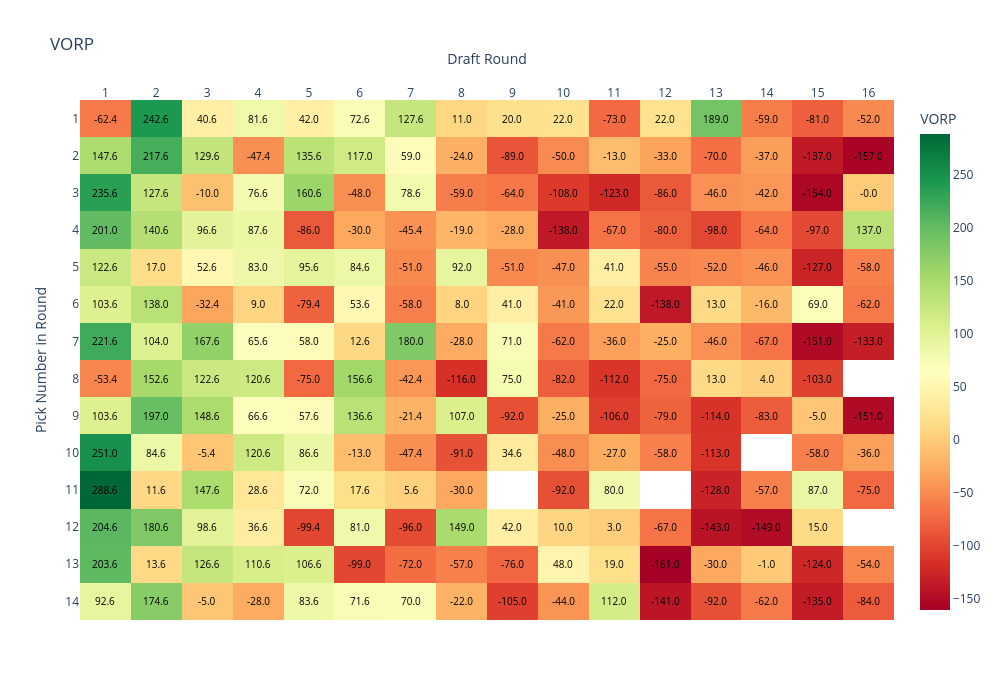

Notebook code for this chart:
### Markdown cell above
### Creating the Heatmap

Goal: Visualize the impact of each draft pick using a heatmap colored by Value Over Replacement Player (VORP).

Why? This allows us to see where teams got the most value in the draft. VORP captures the difference between a player and the best replacement available on waivers.

Design Choice: We used draft round and pick position to map cells and VORP as color — highlighting the spatial dynamics of drafting success.

📌 This answers: “Who consistently found value across the board vs. who missed?”

### Code cell
pivot_score = heatmap_df.pivot(index='roundPickNumber', columns='roundId', values='vorp')
pivot_player = heatmap_df.pivot(index='roundPickNumber', columns='roundId', values='player_name')
pivot_position = heatmap_df.pivot(index='roundPickNumber', columns='roundId', values='position')
pivot_points = heatmap_df.pivot(index='roundPickNumber', columns='roundId', values='points')
pivot_teams = heatmap_df.pivot(index='roundPickNumber', columns='roundId', values='team_name')


# Build hover text
hover_text = (
    '<b>' + pivot_player.fillna('') + '</b><br>' +
    'Pos: ' + pivot_position.fillna('') + '<br>' +
    'VORP: ' + pivot_score.round(2).astype(str) + '<br>' +
    'Points: ' + pivot_points.fillna(0).astype(int).astype(str) + '<br>' + 
    'Team: ' + pivot_teams.fillna('NA').astype(str)
)

# Create Heatmap
fig = go.Figure(data=go.Heatmap(
    z=pivot_score.values,
    x=pivot_score.columns,
    y=pivot_score.index,
    text=hover_text.values,
    hoverinfo="text",
    colorscale='RdYlGn',
    zmin=pivot_score.min().min(),
    zmax=pivot_score.max().max(),
    showscale=True,
    colorbar=dict(title="VORP"),
))

# Add text in center of each box (VORP)
for i in range(len(pivot_score.index)):
    for j in range(len(pivot_score.columns)):
        value = pivot_score.iloc[i, j]
        if pd.notnull(value):
            fig.add_annotation(
                text=f"{value:.1f}",
                x=pivot_score.columns[j],
                y=pivot_score.index[i],
                showarrow=False,
                font=dict(color="black", size=10),
                xanchor="center",
                yanchor="middle"
            )

# Layout adjustments
fig.update_layout(
    title="VORP",
    xaxis=dict(title="Draft Round", side='top', tickmode='linear', dtick=1),
    yaxis=dict(title="Pick Number in Round", autorange='reversed', tickmode='linear', dtick=1),
    width=1000,
    height=700,
    plot_bgcolor='white'
)

fig.write_html("../docs/charts/draft_value_chart.html")
fig.show()

### Figure 1 — Plotly figure (JSON) as saved in the notebook; plotly's stock layout.template omitted (floating-point values rounded to 4 significant figures; data arrays with more than 128 entries replaced by an {"elided": "..."} marker saying what was removed)
{"data": [{"colorbar": {"title": {"text": "VORP"}}, "colorscale": [[0, "rgb(165,0,38)"], [0.1, "rgb(215,48,39)"], [0.2, "rgb(244,109,67)"], [0.3, "rgb(253,174,97)"], [0.4, "rgb(254,224,139)"], [0.5, "rgb(255,255,191)"], [0.6, "rgb(217,239,139)"], [0.7, "rgb(166,217,106)"], [0.8, "rgb(102,189,99)"], [0.9, "rgb(26,152,80)"], [1, "rgb(0,104,55)"]], "hoverinfo": "text", "showscale": true, "text": {"elided": "14x16 str values"}, "type": "heatmap", "x": [1, 2, 3, 4, 5, 6, 7, 8, 9, 10, 11, 12, 13, 14, 15, 16], "y": [1, 2, 3, 4, 5, 6, 7, 8, 9, 10, 11, 12, 13, 14], "z": {"elided": "14x16 float values"}, "zmax": 288.6, "zmin": -161.0}], "layout": {"annotations": [{"font": {"color": "black", "size": 10}, "showarrow": false, "text": "-62.4", "x": 1, "xanchor": "center", "y": 1, "yanchor": "middle"}, {"font": {"color": "black", "size": 10}, "showarrow": false, "text": "242.6", "x": 2, "xanchor": "center", "y": 1, "yanchor": "middle"}, {"font": {"color": "black", "size": 10}, "showarrow": false, "text": "40.6", "x": 3, "xanchor": "center", "y": 1, "yanchor": "middle"}, {"font": {"color": "black", "size": 10}, "showarrow": false, "text": "81.6", "x": 4, "xanchor": "center", "y": 1, "yanchor": "middle"}, {"font": {"color": "black", "size": 10}, "showarrow": false, "text": "42.0", "x": 5, "xanchor": "center", "y": 1, "yanchor": "middle"}, {"font": {"color": "black", "size": 10}, "showarrow": false, "text": "72.6", "x": 6, "xanchor": "center", "y": 1, "yanchor": "middle"}, {"font": {"color": "black", "size": 10}, "showarrow": false, "text": "127.6", "x": 7, "xanchor": "center", "y": 1, "yanchor": "middle"}, {"font": {"color": "black", "size": 10}, "showarrow": false, "text": "11.0", "x": 8, "xanchor": "center", "y": 1, "yanchor": "middle"}, {"font": {"color": "black", "size": 10}, "showarrow": false, "text": "20.0", "x": 9, "xanchor": "center", "y": 1, "yanchor": "middle"}, {"font": {"color": "black", "size": 10}, "showarrow": false, "text": "22.0", "x": 10, "xanchor": "center", "y": 1, "yanchor": "middle"}, {"font": {"color": "black", "size": 10}, "showarrow": false, "text": "-73.0", "x": 11, "xanchor": "center", "y": 1, "yanchor": "middle"}, {"font": {"color": "black", "size": 10}, "showarrow": false, "text": "22.0", "x": 12, "xanchor": "center", "y": 1, "yanchor": "middle"}, {"font": {"color": "black", "size": 10}, "showarrow": false, "text": "189.0", "x": 13, "xanchor": "center", "y": 1, "yanchor": "middle"}, {"font": {"color": "black", "size": 10}, "showarrow": false, "text": "-59.0", "x": 14, "xanchor": "center", "y": 1, "yanchor": "middle"}, {"font": {"color": "black", "size": 10}, "showarrow": false, "text": "-81.0", "x": 15, "xanchor": "center", "y": 1, "yanchor": "middle"}, {"font": {"color": "black", "size": 10}, "showarrow": false, "text": "-52.0", "x": 16, "xanchor": "center", "y": 1, "yanchor": "middle"}, {"font": {"color": "black", "size": 10}, "showarrow": false, "text": "147.6", "x": 1, "xanchor": "center", "y": 2, "yanchor": "middle"}, {"font": {"color": "black", "size": 10}, "showarrow": false, "text": "217.6", "x": 2, "xanchor": "center", "y": 2, "yanchor": "middle"}, {"font": {"color": "black", "size": 10}, "showarrow": false, "text": "129.6", "x": 3, "xanchor": "center", "y": 2, "yanchor": "middle"}, {"font": {"color": "black", "size": 10}, "showarrow": false, "text": "-47.4", "x": 4, "xanchor": "center", "y": 2, "yanchor": "middle"}, {"font": {"color": "black", "size": 10}, "showarrow": false, "text": "135.6", "x": 5, "xanchor": "center", "y": 2, "yanchor": "middle"}, {"font": {"color": "black", "size": 10}, "showarrow": false, "text": "117.0", "x": 6, "xanchor": "center", "y": 2, "yanchor": "middle"}, {"font": {"color": "black", "size": 10}, "showarrow": false, "text": "59.0", "x": 7, "xanchor": "center", "y": 2, "yanchor": "middle"}, {"font": {"color": "black", "size": 10}, "showarrow": false, "text": "-24.0", "x": 8, "xanchor": "center", "y": 2, "yanchor": "middle"}, {"font": {"color": "black", "size": 10}, "showarrow": false, "text": "-89.0", "x": 9, "xanchor": "center", "y": 2, "yanchor": "middle"}, {"font": {"color": "black", "size": 10}, "showarrow": false, "text": "-50.0", "x": 10, "xanchor": "center", "y": 2, "yanchor": "middle"}, {"font": {"color": "black", "size": 10}, "showarrow": false, "text": "-13.0", "x": 11, "xanchor": "center", "y": 2, "yanchor": "middle"}, {"font": {"color": "black", "size": 10}, "showarrow": false, "text": "-33.0", "x": 12, "xanchor": "center", "y": 2, "yanchor": "middle"}, {"font": {"color": "black", "size": 10}, "showarrow": false, "text": "-70.0", "x": 13, "xanchor": "center", "y": 2, "yanchor": "middle"}, {"font": {"color": "black", "size": 10}, "showarrow": false, "text": "-37.0", "x": 14, "xanchor": "center", "y": 2, "yanchor": "middle"}, {"font": {"color": "black", "size": 10}, "showarrow": false, "text": "-137.0", "x": 15, "xanchor": "center", "y": 2, "yanchor": "middle"}, {"font": {"color": "black", "size": 10}, "showarrow": false, "text": "-157.0", "x": 16, "xanchor": "center", "y": 2, "yanchor": "middle"}, {"font": {"color": "black", "size": 10}, "showarrow": false, "text": "235.6", "x": 1, "xanchor": "center", "y": 3, "yanchor": "middle"}, {"font": {"color": "black", "size": 10}, "showarrow": false, "text": "127.6", "x": 2, "xanchor": "center", "y": 3, "yanchor": "middle"}, {"font": {"color": "black", "size": 10}, "showarrow": false, "text": "-10.0", "x": 3, "xanchor": "center", "y": 3, "yanchor": "middle"}, {"font": {"color": "black", "size": 10}, "showarrow": false, "text": "76.6", "x": 4, "xanchor": "center", "y": 3, "yanchor": "middle"}, {"font": {"color": "black", "size": 10}, "showarrow": false, "text": "160.6", "x": 5, "xanchor": "center", "y": 3, "yanchor": "middle"}, {"font": {"color": "black", "size": 10}, "showarrow": false, "text": "-48.0", "x": 6, "xanchor": "center", "y": 3, "yanchor": "middle"}, {"font": {"color": "black", "size": 10}, "showarrow": false, "text": "78.6", "x": 7, "xanchor": "center", "y": 3, "yanchor": "middle"}, {"font": {"color": "black", "size": 10}, "showarrow": false, "text": "-59.0", "x": 8, "xanchor": "center", "y": 3, "yanchor": "middle"}, {"font": {"color": "black", "size": 10}, "showarrow": false, "text": "-64.0", "x": 9, "xanchor": "center", "y": 3, "yanchor": "middle"}, {"font": {"color": "black", "size": 10}, "showarrow": false, "text": "-108.0", "x": 10, "xanchor": "center", "y": 3, "yanchor": "middle"}, {"font": {"color": "black", "size": 10}, "showarrow": false, "text": "-123.0", "x": 11, "xanchor": "center", "y": 3, "yanchor": "middle"}, {"font": {"color": "black", "size": 10}, "showarrow": false, "text": "-86.0", "x": 12, "xanchor": "center", "y": 3, "yanchor": "middle"}, {"font": {"color": "black", "size": 10}, "showarrow": false, "text": "-46.0", "x": 13, "xanchor": "center", "y": 3, "yanchor": "middle"}, {"font": {"color": "black", "size": 10}, "showarrow": false, "text": "-42.0", "x": 14, "xanchor": "center", "y": 3, "yanchor": "middle"}, {"font": {"color": "black", "size": 10}, "showarrow": false, "text": "-154.0", "x": 15, "xanchor": "center", "y": 3, "yanchor": "middle"}, {"font": {"color": "black", "size": 10}, "showarrow": false, "text": "-0.0", "x": 16, "xanchor": "center", "y": 3, "yanchor": "middle"}, {"font": {"color": "black", "size": 10}, "showarrow": false, "text": "201.0", "x": 1, "xanchor": "center", "y": 4, "yanchor": "middle"}, {"font": {"color": "black", "size": 10}, "showarrow": false, "text": "140.6", "x": 2, "xanchor": "center", "y": 4, "yanchor": "middle"}, {"font": {"color": "black", "size": 10}, "showarrow": false, "text": "96.6", "x": 3, "xanchor": "center", "y": 4, "yanchor": "middle"}, {"font": {"color": "black", "size": 10}, "showarrow": false, "text": "87.6", "x": 4, "xanchor": "center", "y": 4, "yanchor": "middle"}, {"font": {"color": "black", "size": 10}, "showarrow": false, "text": "-86.0", "x": 5, "xanchor": "center", "y": 4, "yanchor": "middle"}, {"font": {"color": "black", "size": 10}, "showarrow": false, "text": "-30.0", "x": 6, "xanchor": "center", "y": 4, "yanchor": "middle"}, {"font": {"color": "black", "size": 10}, "showarrow": false, "text": "-45.4", "x": 7, "xanchor": "center", "y": 4, "yanchor": "middle"}, {"font": {"color": "black", "size": 10}, "showarrow": false, "text": "-19.0", "x": 8, "xanchor": "center", "y": 4, "yanchor": "middle"}, {"font": {"color": "black", "size": 10}, "showarrow": false, "text": "-28.0", "x": 9, "xanchor": "center", "y": 4, "yanchor": "middle"}, {"font": {"color": "black", "size": 10}, "showarrow": false, "text": "-138.0", "x": 10, "xanchor": "center", "y": 4, "yanchor": "middle"}, {"font": {"color": "black", "size": 10}, "showarrow": false, "text": "-67.0", "x": 11, "xanchor": "center", "y": 4, "yanchor": "middle"}, {"font": {"color": "black", "size": 10}, "showarrow": false, "text": "-80.0", "x": 12, "xanchor": "center", "y": 4, "yanchor": "middle"}, {"font": {"color": "black", "size": 10}, "showarrow": false, "text": "-98.0", "x": 13, "xanchor": "center", "y": 4, "yanchor": "middle"}, {"font": {"color": "black", "size": 10}, "showarrow": false, "text": "-64.0", "x": 14, "xanchor": "center", "y": 4, "yanchor": "middle"}, {"font": {"color": "black", "size": 10}, "showarrow": false, "text": "-97.0", "x": 15, "xanchor": "center", "y": 4, "yanchor": "middle"}, {"font": {"color": "black", "size": 10}, "showarrow": false, "text": "137.0", "x": 16, "xanchor": "center", "y": 4, "yanchor": "middle"}, {"font": {"color": "black", "size": 10}, "showarrow": false, "text": "122.6", "x": 1, "xanchor": "center", "y": 5, "yanchor": "middle"}, {"font": {"color": "black", "size": 10}, "showarrow": false, "text": "17.0", "x": 2, "xanchor": "center", "y": 5, "yanchor": "middle"}, {"font": {"color": "black", "size": 10}, "showarrow": false, "text": "52.6", "x": 3, "xanchor": "center", "y": 5, "yanchor": "middle"}, {"font": {"color": "black", "size": 10}, "showarrow": false, "text": "83.0", "x": 4, "xanchor": "center", "y": 5, "yanchor": "middle"}, {"font": {"color": "black", "size": 10}, "showarrow": false, "text": "95.6", "x": 5, "xanchor": "center", "y": 5, "yanchor": "middle"}, {"font": {"color": "black", "size": 10}, "showarrow": false, "text": "84.6", "x": 6, "xanchor": "center", "y": 5, "yanchor": "middle"}, {"font": {"color": "black", "size": 10}, "showarrow": false, "text": "-51.0", "x": 7, "xanchor": "center", "y": 5, "yanchor": "middle"}, {"font": {"color": "black", "size": 10}, "showarrow": false, "text": "92.0", "x": 8, "xanchor": "center", "y": 5, "yanchor": "middle"}, {"font": {"color": "black", "size": 10}, "showarrow": false, "text": "-51.0", "x": 9, "xanchor": "center", "y": 5, "yanchor": "middle"}, {"font": {"color": "black", "size": 10}, "showarrow": false, "text": "-47.0", "x": 10, "xanchor": "center", "y": 5, "yanchor": "middle"}, {"font": {"color": "black", "size": 10}, "showarrow": false, "text": "41.0", "x": 11, "xanchor": "center", "y": 5, "yanchor": "middle"}, {"font": {"color": "black", "size": 10}, "showarrow": false, "text": "-55.0", "x": 12, "xanchor": "center", "y": 5, "yanchor": "middle"}, {"font": {"color": "black", "size": 10}, "showarrow": false, "text": "-52.0", "x": 13, "xanchor": "center", "y": 5, "yanchor": "middle"}, {"font": {"color": "black", "size": 10}, "showarrow": false, "text": "-46.0", "x": 14, "xanchor": "center", "y": 5, "yanchor": "middle"}, {"font": {"color": "black", "size": 10}, "showarrow": false, "text": "-127.0", "x": 15, "xanchor": "center", "y": 5, "yanchor": "middle"}, {"font": {"color": "black", "size": 10}, "showarrow": false, "text": "-58.0", "x": 16, "xanchor": "center", "y": 5, "yanchor": "middle"}, {"font": {"color": "black", "size": 10}, "showarrow": false, "text": "103.6", "x": 1, "xanchor": "center", "y": 6, "yanchor": "middle"}, {"font": {"color": "black", "size": 10}, "showarrow": false, "text": "138.0", "x": 2, "xanchor": "center", "y": 6, "yanchor": "middle"}, {"font": {"color": "black", "size": 10}, "showarrow": false, "text": "-32.4", "x": 3, "xanchor": "center", "y": 6, "yanchor": "middle"}, {"font": {"color": "black", "size": 10}, "showarrow": false, "text": "9.0", "x": 4, "xanchor": "center", "y": 6, "yanchor": "middle"}, {"font": {"color": "black", "size": 10}, "showarrow": false, "text": "-79.4", "x": 5, "xanchor": "center", "y": 6, "yanchor": "middle"}, {"font": {"color": "black", "size": 10}, "showarrow": false, "text": "53.6", "x": 6, "xanchor": "center", "y": 6, "yanchor": "middle"}, {"font": {"color": "black", "size": 10}, "showarrow": false, "text": "-58.0", "x": 7, "xanchor": "center", "y": 6, "yanchor": "middle"}, {"font": {"color": "black", "size": 10}, "showarrow": false, "text": "8.0", "x": 8, "xanchor": "center", "y": 6, "yanchor": "middle"}, {"font": {"color": "black", "size": 10}, "showarrow": false, "text": "41.0", "x": 9, "xanchor": "center", "y": 6, "yanchor": "middle"}, {"font": {"color": "black", "size": 10}, "showarrow": false, "text": "-41.0", "x": 10, "xanchor": "center", "y": 6, "yanchor": "middle"}, {"font": {"color": "black", "size": 10}, "showarrow": false, "text": "22.0", "x": 11, "xanchor": "center", "y": 6, "yanchor": "middle"}, {"font": {"color": "black", "size": 10}, "showarrow": false, "text": "-138.0", "x": 12, "xanchor": "center", "y": 6, "yanchor": "middle"}, {"font": {"color": "black", "size": 10}, "showarrow": false, "text": "13.0", "x": 13, "xanchor": "center", "y": 6, "yanchor": "middle"}, {"font": {"color": "black", "size": 10}, "showarrow": false, "text": "-16.0", "x": 14, "xanchor": "center", "y": 6, "yanchor": "middle"}, {"font": {"color": "black", "size": 10}, "showarrow": false, "text": "69.0", "x": 15, "xanchor": "center", "y": 6, "yanchor": "middle"}, {"font": {"color": "black", "size": 10}, "showarrow": false, "text": "-62.0", "x": 16, "xanchor": "center", "y": 6, "yanchor": "middle"}, {"font": {"color": "black", "size": 10}, "showarrow": false, "text": "221.6", "x": 1, "xanchor": "center", "y": 7, "yanchor": "middle"}, {"font": {"color": "black", "size": 10}, "showarrow": false, "text": "104.0", "x": 2, "xanchor": "center", "y": 7, "yanchor": "middle"}, {"font": {"color": "black", "size": 10}, "showarrow": false, "text": "167.6", "x": 3, "xanchor": "center", "y": 7, "yanchor": "middle"}, {"font": {"color": "black", "size": 10}, "showarrow": false, "text": "65.6", "x": 4, "xanchor": "center", "y": 7, "yanchor": "middle"}, {"font": {"color": "black", "size": 10}, "showarrow": false, "text": "58.0", "x": 5, "xanchor": "center", "y": 7, "yanchor": "middle"}, {"font": {"color": "black", "size": 10}, "showarrow": false, "text": "12.6", "x": 6, "xanchor": "center", "y": 7, "yanchor": "middle"}, {"font": {"color": "black", "size": 10}, "showarrow": false, "text": "180.0", "x": 7, "xanchor": "center", "y": 7, "yanchor": "middle"}, {"font": {"color": "black", "size": 10}, "showarrow": false, "text": "-28.0", "x": 8, "xanchor": "center", "y": 7, "yanchor": "middle"}, {"font": {"color": "black", "size": 10}, "showarrow": false, "text": "71.0", "x": 9, "xanchor": "center", "y": 7, "yanchor": "middle"}, {"font": {"color": "black", "size": 10}, "showarrow": false, "text": "-62.0", "x": 10, "xanchor": "center", "y": 7, "yanchor": "middle"}, {"font": {"color": "black", "size": 10}, "showarrow": false, "text": "-36.0", "x": 11, "xanchor": "center", "y": 7, "yanchor": "middle"}, {"font": {"color": "black", "size": 10}, "showarrow": false, "text": "-25.0", "x": 12, "xanchor": "center", "y": 7, "yanchor": "middle"}, {"font": {"color": "black", "size": 10}, "showarrow": false, "text": "-46.0", "x": 13, "xanchor": "center", "y": 7, "yanchor": "middle"}, {"font": {"color": "black", "size": 10}, "showarrow": false, "text": "-67.0", "x": 14, "xanchor": "center", "y": 7, "yanchor": "middle"}, {"font": {"color": "black", "size": 10}, "showarrow": false, "text": "-151.0", "x": 15, "xanchor": "center", "y": 7, "yanchor": "middle"}, {"font": {"color": "black", "size": 10}, "showarrow": false, "text": "-133.0", "x": 16, "xanchor": "center", "y": 7, "yanchor": "middle"}, {"font": {"color": "black", "size": 10}, "showarrow": false, "text": "-53.4", "x": 1, "xanchor": "center", "y": 8, "yanchor": "middle"}, {"font": {"color": "black", "size": 10}, "showarrow": false, "text": "152.6", "x": 2, "xanchor": "center", "y": 8, "yanchor": "middle"}, {"font": {"color": "black", "size": 10}, "showarrow": false, "text": "122.6", "x": 3, "xanchor": "center", "y": 8, "yanchor": "middle"}, {"font": {"color": "black", "size": 10}, "showarrow": false, "text": "120.6", "x": 4, "xanchor": "center", "y": 8, "yanchor": "middle"}, {"font": {"color": "black", "size": 10}, "showarrow": false, "text": "-75.0", "x": 5, "xanchor": "center", "y": 8, "yanchor": "middle"}, {"font": {"color": "black", "size": 10}, "showarrow": false, "text": "156.6", "x": 6, "xanchor": "center", "y": 8, "yanchor": "middle"}, {"font": {"color": "black", "size": 10}, "showarrow": false, "text": "-42.4", "x": 7, "xanchor": "center", "y": 8, "yanchor": "middle"}, {"font": {"color": "black", "size": 10}, "showarrow": false, "text": "-116.0", "x": 8, "xanchor": "center", "y": 8, "yanchor": "middle"}, {"font": {"color": "black", "size": 10}, "showarrow": false, "text": "75.0", "x": 9, "xanchor": "center", "y": 8, "yanchor": "middle"}, {"font": {"color": "black", "size": 10}, "showarrow": false, "text": "-82.0", "x": 10, "xanchor": "center", "y": 8, "yanchor": "middle"}, {"font": {"color": "black", "size": 10}, "showarrow": false, "text": "-112.0", "x": 11, "xanchor": "center", "y": 8, "yanchor": "middle"}, {"font": {"color": "black", "size": 10}, "showarrow": false, "text": "-75.0", "x": 12, "xanchor": "center", "y": 8, "yanchor": "middle"}, {"font": {"color": "black", "size": 10}, "showarrow": false, "text": "13.0", "x": 13, "xanchor": "center", "y": 8, "yanchor": "middle"}, {"font": {"color": "black", "size": 10}, "showarrow": false, "text": "4.0", "x": 14, "xanchor": "center", "y": 8, "yanchor": "middle"}, {"font": {"color": "black", "size": 10}, "showarrow": false, "text": "-103.0", "x": 15, "xanchor": "center", "y": 8, "yanchor": "middle"}, {"font": {"color": "black", "size": 10}, "showarrow": false, "text": "103.6", "x": 1, "xanchor": "center", "y": 9, "yanchor": "middle"}, {"font": {"color": "black", "size": 10}, "showarrow": false, "text": "197.0", "x": 2, "xanchor": "center", "y": 9, "yanchor": "middle"}, {"font": {"color": "black", "size": 10}, "showarrow": false, "text": "148.6", "x": 3, "xanchor": "center", "y": 9, "yanchor": "middle"}, {"font": {"color": "black", "size": 10}, "showarrow": false, "text": "66.6", "x": 4, "xanchor": "center", "y": 9, "yanchor": "middle"}, {"font": {"color": "black", "size": 10}, "showarrow": false, "text": "57.6", "x": 5, "xanchor": "center", "y": 9, "yanchor": "middle"}, {"font": {"color": "black", "size": 10}, "showarrow": false, "text": "136.6", "x": 6, "xanchor": "center", "y": 9, "yanchor": "middle"}, {"font": {"color": "black", "size": 10}, "showarrow": false, "text": "-21.4", "x": 7, "xanchor": "center", "y": 9, "yanchor": "middle"}, {"font": {"color": "black", "size": 10}, "showarrow": false, "text": "107.0", "x": 8, "xanchor": "center", "y": 9, "yanchor": "middle"}, {"font": {"color": "black", "size": 10}, "showarrow": false, "text": "-92.0", "x": 9, "xanchor": "center", "y": 9, "yanchor": "middle"}, {"font": {"color": "black", "size": 10}, "showarrow": false, "text": "-25.0", "x": 10, "xanchor": "center", "y": 9, "yanchor": "middle"}, {"font": {"color": "black", "size": 10}, "showarrow": false, "text": "-106.0", "x": 11, "xanchor": "center", "y": 9, "yanchor": "middle"}, {"font": {"color": "black", "size": 10}, "showarrow": false, "text": "-79.0", "x": 12, "xanchor": "center", "y": 9, "yanchor": "middle"}, {"font": {"color": "black", "size": 10}, "showarrow": false, "text": "-114.0", "x": 13, "xanchor": "center", "y": 9, "yanchor": "middle"}, {"font": {"color": "black", "size": 10}, "showarrow": false, "text": "-83.0", "x": 14, "xanchor": "center", "y": 9, "yanchor": "middle"}, {"font": {"color": "black", "size": 10}, "showarrow": false, "text": "-5.0", "x": 15, "xanchor": "center", "y": 9, "yanchor": "middle"}, {"font": {"color": "black", "size": 10}, "showarrow": false, "text": "-151.0", "x": 16, "xanchor": "center", "y": 9, "yanchor": "middle"}, {"font": {"color": "black", "size": 10}, "showarrow": false, "text": "251.0", "x": 1, "xanchor": "center", "y": 10, "yanchor": "middle"}, {"font": {"color": "black", "size": 10}, "showarrow": false, "text": "84.6", "x": 2, "xanchor": "center", "y": 10, "yanchor": "middle"}, {"font": {"color": "black", "size": 10}, "showarrow": false, "text": "-5.4", "x": 3, "xanchor": "center", "y": 10, "yanchor": "middle"}, {"font": {"color": "black", "size": 10}, "showarrow": false, "text": "120.6", "x": 4, "xanchor": "center", "y": 10, "yanchor": "middle"}, {"font": {"color": "black", "size": 10}, "showarrow": false, "text": "86.6", "x": 5, "xanchor": "center", "y": 10, "yanchor": "middle"}, {"font": {"color": "black", "size": 10}, "showarrow": false, "text": "-13.0", "x": 6, "xanchor": "center", "y": 10, "yanchor": "middle"}, {"font": {"color": "black", "size": 10}, "showarrow": false, "text": "-47.4", "x": 7, "xanchor": "center", "y": 10, "yanchor": "middle"}, {"font": {"color": "black", "size": 10}, "showarrow": false, "text": "-91.0", "x": 8, "xanchor": "center", "y": 10, "yanchor": "middle"}, {"font": {"color": "black", "size": 10}, "showarrow": false, "text": "34.6", "x": 9, "xanchor": "center", "y": 10, "yanchor": "middle"}, {"font": {"color": "black", "size": 10}, "showarrow": false, "text": "-48.0", "x": 10, "xanchor": "center", "y": 10, "yanchor": "middle"}, {"font": {"color": "black", "size": 10}, "showarrow": false, "text": "-27.0", "x": 11, "xanchor": "center", "y": 10, "yanchor": "middle"}, {"font": {"color": "black", "size": 10}, "showarrow": false, "text": "-58.0", "x": 12, "xanchor": "center", "y": 10, "yanchor": "middle"}, {"font": {"color": "black", "size": 10}, "showarrow": false, "text": "-113.0", "x": 13, "xanchor": "center", "y": 10, "yanchor": "middle"}, {"font": {"color": "black", "size": 10}, "showarrow": false, "text": "-58.0", "x": 15, "xanchor": "center", "y": 10, "yanchor": "middle"}, {"font": {"color": "black", "size": 10}, "showarrow": false, "text": "-36.0", "x": 16, "xanchor": "center", "y": 10, "yanchor": "middle"}, {"font": {"color": "black", "size": 10}, "showarrow": false, "text": "288.6", "x": 1, "xanchor": "center", "y": 11, "yanchor": "middle"}, {"font": {"color": "black", "size": 10}, "showarrow": false, "text": "11.6", "x": 2, "xanchor": "center", "y": 11, "yanchor": "middle"}, {"font": {"color": "black", "size": 10}, "showarrow": false, "text": "147.6", "x": 3, "xanchor": "center", "y": 11, "yanchor": "middle"}, {"font": {"color": "black", "size": 10}, "showarrow": false, "text": "28.6", "x": 4, "xanchor": "center", "y": 11, "yanchor": "middle"}, {"font": {"color": "black", "size": 10}, "showarrow": false, "text": "72.0", "x": 5, "xanchor": "center", "y": 11, "yanchor": "middle"}, {"font": {"color": "black", "size": 10}, "showarrow": false, "text": "17.6", "x": 6, "xanchor": "center", "y": 11, "yanchor": "middle"}, {"font": {"color": "black", "size": 10}, "showarrow": false, "text": "5.6", "x": 7, "xanchor": "center", "y": 11, "yanchor": "middle"}, {"font": {"color": "black", "size": 10}, "showarrow": false, "text": "-30.0", "x": 8, "xanchor": "center", "y": 11, "yanchor": "middle"}, {"font": {"color": "black", "size": 10}, "showarrow": false, "text": "-92.0", "x": 10, "xanchor": "center", "y": 11, "yanchor": "middle"}, {"font": {"color": "black", "size": 10}, "showarrow": false, "text": "80.0", "x": 11, "xanchor": "center", "y": 11, "yanchor": "middle"}, {"font": {"color": "black", "size": 10}, "showarrow": false, "text": "-128.0", "x": 13, "xanchor": "center", "y": 11, "yanchor": "middle"}, {"font": {"color": "black", "size": 10}, "showarrow": false, "text": "-57.0", "x": 14, "xanchor": "center", "y": 11, "yanchor": "middle"}, {"font": {"color": "black", "size": 10}, "showarrow": false, "text": "87.0", "x": 15, "xanchor": "center", "y": 11, "yanchor": "middle"}, {"font": {"color": "black", "size": 10}, "showarrow": false, "text": "-75.0", "x": 16, "xanchor": "center", "y": 11, "yanchor": "middle"}, {"font": {"color": "black", "size": 10}, "showarrow": false, "text": "204.6", "x": 1, "xanchor": "center", "y": 12, "yanchor": "middle"}, {"font": {"color": "black", "size": 10}, "showarrow": false, "text": "180.6", "x": 2, "xanchor": "center", "y": 12, "yanchor": "middle"}, {"font": {"color": "black", "size": 10}, "showarrow": false, "text": "98.6", "x": 3, "xanchor": "center", "y": 12, "yanchor": "middle"}, {"font": {"color": "black", "size": 10}, "showarrow": false, "text": "36.6", "x": 4, "xanchor": "center", "y": 12, "yanchor": "middle"}, {"font": {"color": "black", "size": 10}, "showarrow": false, "text": "-99.4", "x": 5, "xanchor": "center", "y": 12, "yanchor": "middle"}, {"font": {"color": "black", "size": 10}, "showarrow": false, "text": "81.0", "x": 6, "xanchor": "center", "y": 12, "yanchor": "middle"}, {"font": {"color": "black", "size": 10}, "showarrow": false, "text": "-96.0", "x": 7, "xanchor": "center", "y": 12, "yanchor": "middle"}, {"font": {"color": "black", "size": 10}, "showarrow": false, "text": "149.0", "x": 8, "xanchor": "center", "y": 12, "yanchor": "middle"}, {"font": {"color": "black", "size": 10}, "showarrow": false, "text": "42.0", "x": 9, "xanchor": "center", "y": 12, "yanchor": "middle"}, {"font": {"color": "black", "size": 10}, "showarrow": false, "text": "10.0", "x": 10, "xanchor": "center", "y": 12, "yanchor": "middle"}, {"font": {"color": "black", "size": 10}, "showarrow": false, "text": "3.0", "x": 11, "xanchor": "center", "y": 12, "yanchor": "middle"}, {"font": {"color": "black", "size": 10}, "showarrow": false, "text": "-67.0", "x": 12, "xanchor": "center", "y": 12, "yanchor": "middle"}, {"font": {"color": "black", "size": 10}, "showarrow": false, "text": "-143.0", "x": 13, "xanchor": "center", "y": 12, "yanchor": "middle"}, {"font": {"color": "black", "size": 10}, "showarrow": false, "text": "-149.0", "x": 14, "xanchor": "center", "y": 12, "yanchor": "middle"}, {"font": {"color": "black", "size": 10}, "showarrow": false, "text": "15.0", "x": 15, "xanchor": "center", "y": 12, "yanchor": "middle"}, {"font": {"color": "black", "size": 10}, "showarrow": false, "text": "203.6", "x": 1, "xanchor": "center", "y": 13, "yanchor": "middle"}, {"font": {"color": "black", "size": 10}, "showarrow": false, "text": "13.6", "x": 2, "xanchor": "center", "y": 13, "yanchor": "middle"}, {"font": {"color": "black", "size": 10}, "showarrow": false, "text": "126.6", "x": 3, "xanchor": "center", "y": 13, "yanchor": "middle"}, {"font": {"color": "black", "size": 10}, "showarrow": false, "text": "110.6", "x": 4, "xanchor": "center", "y": 13, "yanchor": "middle"}, {"font": {"color": "black", "size": 10}, "showarrow": false, "text": "106.6", "x": 5, "xanchor": "center", "y": 13, "yanchor": "middle"}, {"font": {"color": "black", "size": 10}, "showarrow": false, "text": "-99.0", "x": 6, "xanchor": "center", "y": 13, "yanchor": "middle"}, {"font": {"color": "black", "size": 10}, "showarrow": false, "text": "-72.0", "x": 7, "xanchor": "center", "y": 13, "yanchor": "middle"}, {"font": {"color": "black", "size": 10}, "showarrow": false, "text": "-57.0", "x": 8, "xanchor": "center", "y": 13, "yanchor": "middle"}, {"font": {"color": "black", "size": 10}, "showarrow": false, "text": "-76.0", "x": 9, "xanchor": "center", "y": 13, "yanchor": "middle"}, {"font": {"color": "black", "size": 10}, "showarrow": false, "text": "48.0", "x": 10, "xanchor": "center", "y": 13, "yanchor": "middle"}, {"font": {"color": "black", "size": 10}, "showarrow": false, "text": "19.0", "x": 11, "xanchor": "center", "y": 13, "yanchor": "middle"}, {"font": {"color": "black", "size": 10}, "showarrow": false, "text": "-161.0", "x": 12, "xanchor": "center", "y": 13, "yanchor": "middle"}, {"font": {"color": "black", "size": 10}, "showarrow": false, "text": "-30.0", "x": 13, "xanchor": "center", "y": 13, "yanchor": "middle"}, {"font": {"color": "black", "size": 10}, "showarrow": false, "text": "-1.0", "x": 14, "xanchor": "center", "y": 13, "yanchor": "middle"}, {"font": {"color": "black", "size": 10}, "showarrow": false, "text": "-124.0", "x": 15, "xanchor": "center", "y": 13, "yanchor": "middle"}, {"font": {"color": "black", "size": 10}, "showarrow": false, "text": "-54.0", "x": 16, "xanchor": "center", "y": 13, "yanchor": "middle"}, {"font": {"color": "black", "size": 10}, "showarrow": false, "text": "92.6", "x": 1, "xanchor": "center", "y": 14, "yanchor": "middle"}, {"font": {"color": "black", "size": 10}, "showarrow": false, "text": "174.6", "x": 2, "xanchor": "center", "y": 14, "yanchor": "middle"}, {"font": {"color": "black", "size": 10}, "showarrow": false, "text": "-5.0", "x": 3, "xanchor": "center", "y": 14, "yanchor": "middle"}, {"font": {"color": "black", "size": 10}, "showarrow": false, "text": "-28.0", "x": 4, "xanchor": "center", "y": 14, "yanchor": "middle"}, {"font": {"color": "black", "size": 10}, "showarrow": false, "text": "83.6", "x": 5, "xanchor": "center", "y": 14, "yanchor": "middle"}, {"font": {"color": "black", "size": 10}, "showarrow": false, "text": "71.6", "x": 6, "xanchor": "center", "y": 14, "yanchor": "middle"}, {"font": {"color": "black", "size": 10}, "showarrow": false, "text": "70.0", "x": 7, "xanchor": "center", "y": 14, "yanchor": "middle"}, {"font": {"color": "black", "size": 10}, "showarrow": false, "text": "-22.0", "x": 8, "xanchor": "center", "y": 14, "yanchor": "middle"}, {"font": {"color": "black", "size": 10}, "showarrow": false, "text": "-105.0", "x": 9, "xanchor": "center", "y": 14, "yanchor": "middle"}, {"font": {"color": "black", "size": 10}, "showarrow": false, "text": "-44.0", "x": 10, "xanchor": "center", "y": 14, "yanchor": "middle"}, {"font": {"color": "black", "size": 10}, "showarrow": false, "text": "112.0", "x": 11, "xanchor": "center", "y": 14, "yanchor": "middle"}, {"font": {"color": "black", "size": 10}, "showarrow": false, "text": "-141.0", "x": 12, "xanchor": "center", "y": 14, "yanchor": "middle"}, {"font": {"color": "black", "size": 10}, "showarrow": false, "text": "-92.0", "x": 13, "xanchor": "center", "y": 14, "yanchor": "middle"}, {"font": {"color": "black", "size": 10}, "showarrow": false, "text": "-62.0", "x": 14, "xanchor": "center", "y": 14, "yanchor": "middle"}, {"font": {"color": "black", "size": 10}, "showarrow": false, "text": "-135.0", "x": 15, "xanchor": "center", "y": 14, "yanchor": "middle"}, {"font": {"color": "black", "size": 10}, "showarrow": false, "text": "-84.0", "x": 16, "xanchor": "center", "y": 14, "yanchor": "middle"}], "height": 700, "plot_bgcolor": "white", "title": {"text": "VORP"}, "width": 1000, "xaxis": {"dtick": 1, "side": "top", "tickmode": "linear", "title": {"text": "Draft Round"}}, "yaxis": {"autorange": "reversed", "dtick": 1, "tickmode": "linear", "title": {"text": "Pick Number in Round"}}}}
